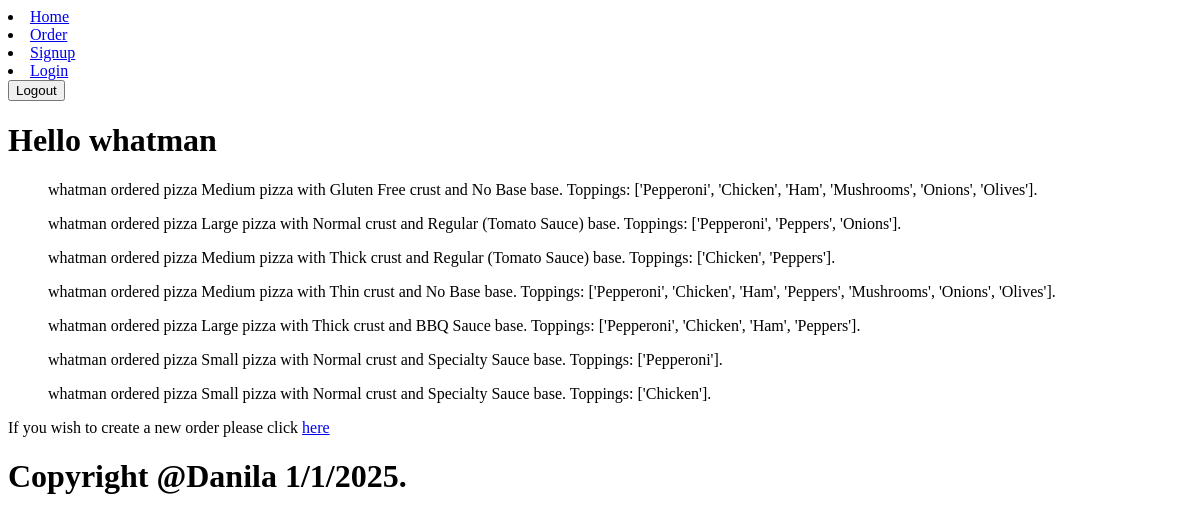
Before: /previous_order/ (signed in) with the older database file.
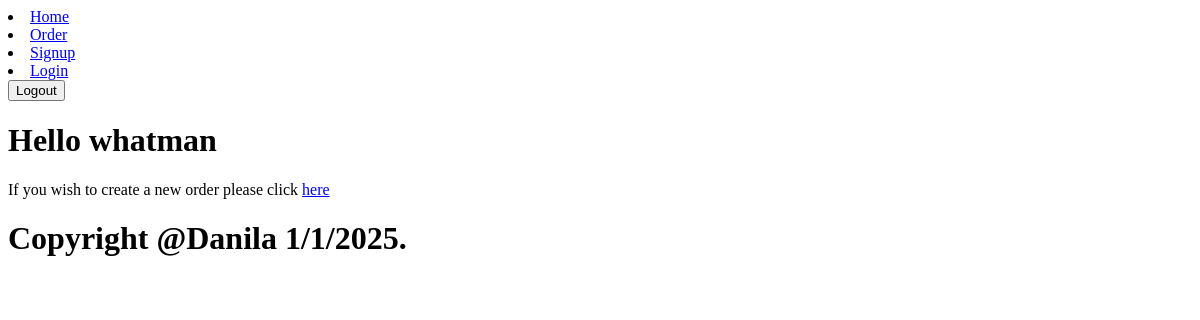
After: the same page with the newer database file.
### main/models.py (models this page shows, shortened)
class Orders(models.Model):
    user = models.ForeignKey(User, on_delete=models.CASCADE)
    pizza = models.ForeignKey(Pizza, on_delete=models.CASCADE)
    address = models.ForeignKey(Address, on_delete=models.SET_NULL, null=True, blank=True)
    def __str__(self):
        return f"{self.user.username} ordered pizza {self.pizza}"

class Pizza(models.Model):
    size = models.ForeignKey(Size, on_delete=models.CASCADE)
    crust = models.ForeignKey(Crust, on_delete=models.CASCADE)
    base = models.ForeignKey(Base, on_delete=models.CASCADE)
    topping = models.ManyToManyField(Topping, blank=True, default=None)
    cheese = models.ForeignKey(Cheese, on_delete=models.CASCADE)
    def __str__(self):
        toppings = [t.topping for t in self.topping.all()]
        return f"{self.size} pizza with {self.crust} crust and {self.base} base. Toppings: {toppings}."

class Topping(models.Model):
    topping = models.CharField(max_length=50)
    price = models.FloatField()

class Size(models.Model):
    size = models.CharField(max_length=50, default="Medium")
    price = models.FloatField(default=11.50)
    def __str__(self):
        return self.size

class Crust(models.Model):
    crust = models.CharField(max_length=50, default="Normal")
    price = models.FloatField(default=0)
    def __str__(self):
        return self.crust

class Base(models.Model):
    base = models.CharField(max_length=50, default="Regular")
    price = models.FloatField(default=1.0)
    def __str__(self):
        return self.base

### main/views.py (the view)
# urls.py: path('previous_order/', views.prev, name='previous_orders'),
def prev(request):
    curr_user = request.user
    pizzas = Orders.objects.filter(user=curr_user)
    context = {'user': curr_user, 'pizzas': pizzas}
    return render(request, 'previous_order.html', context)

### main/templates/previous_order.html (shortened to what this page needs)
{% extends 'base.html' %}
{% block content %}
<h1>Hello {{user}}</h1>
{% for i in pizzas %}
    <ul>{{i}}</ul>
{% endfor %}
<p>If you wish to create a new order please click <a href="{% url 'order' %}">here</a></p>
{% endblock %}

### main/templates/base.html (shortened to what this page needs)
<!DOCTYPE html>
<html lang="en">
<head>
</head>
<body>
    <main>
        <nav>
            <li><a href="{% url 'index' %}">Home</a></li>
            <li><a href="{% url 'order' %}">Order</a></li>
            <li><a href="{% url 'signup' %}">Signup</a></li>
            <li><a href="{% url 'login' %}">Login</a></li>
            <form id="logout-form" action="{% url 'logout' %}">
                <button type="submit"> Logout</button>
            </form>
        </nav>
        {% block content%}
        {% endblock %}
    </main>
    <footer>
        <h1>Copyright @Danila 1/1/2025.</h1>
    </footer>
</body>
</html>

Changed rows visible on the page:
removed Orders: user+pizza "whatman ordered pizza Medium pizza with Gluten Free crust and No Base base. Toppings: ['Pepperoni', 'Chicken', 'Ham', 'Mushrooms', 'Onions', 'Olives']."
removed Orders: user+pizza "whatman ordered pizza Large pizza with Normal crust and Regular (Tomato Sauce) base. Toppings: ['Pepperoni', 'Peppers', 'Onions']."
removed Orders: user+pizza "whatman ordered pizza Medium pizza with Thick crust and Regular (Tomato Sauce) base. Toppings: ['Chicken', 'Peppers']."
removed Orders: user+pizza "whatman ordered pizza Medium pizza with Thin crust and No Base base. Toppings: ['Pepperoni', 'Chicken', 'Ham', 'Peppers', 'Mushrooms', 'Onions', 'Olives']."
removed Orders: user+pizza "whatman ordered pizza Large pizza with Thick crust and BBQ Sauce base. Toppings: ['Pepperoni', 'Chicken', 'Ham', 'Peppers']."
removed Orders: user+pizza "whatman ordered pizza Small pizza with Normal crust and Specialty Sauce base. Toppings: ['Pepperoni']."
removed Orders: user+pizza "whatman ordered pizza Small pizza with Normal crust and Specialty Sauce base. Toppings: ['Chicken']."
